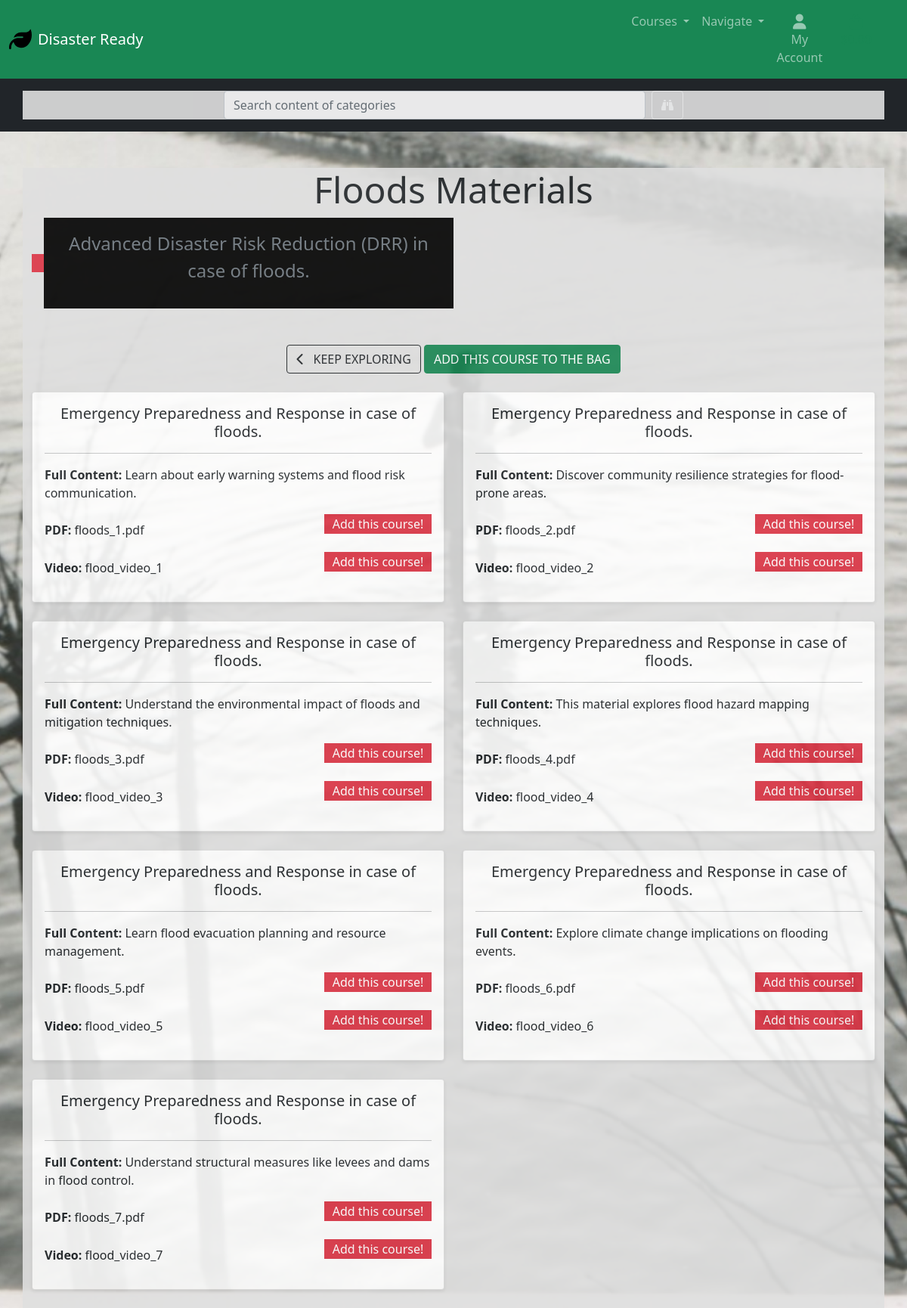
Page /categories/materials/1/ on the committed database.
### products/models.py (models this page shows, shortened)
class Category(models.Model):
    name = models.CharField(max_length=50)
    friendly_name = models.CharField(max_length=100)
    difficulty_level = models.CharField(max_length=50)
    credits = models.IntegerField()
    number_of_lectures = models.IntegerField()
    est_time = models.IntegerField()
    short_description = models.TextField(max_length=255)
    long_description = models.TextField(max_length=1000)
    test = models.BooleanField(default=False)
    logo = models.ImageField(upload_to='logos/', null=True, blank=True)
    price = models.IntegerField(null=True, blank=True)
    starting_date = models.CharField(max_length=100, null=True, blank=True)

class Material(models.Model):
    category = models.ForeignKey(Category, on_delete=models.CASCADE)
    short_description = models.TextField(max_length=255)
    full_content = models.TextField()
    pdf_file = models.FileField(upload_to='pdfs/', null=True, blank=True)
    video_url = models.URLField(max_length=200, null=True, blank=True)
    video_name = models.CharField(max_length=255, null=True, blank=True)
    pdf_name = models.CharField(max_length=255, null=True, blank=True)
    def get_pdf_name(self):
        return self.pdf_name or "No PDF"

### products/views.py (the view)
# urls.py: path('materials/<int:category_id>/', views.category_detail, name='materials'),
def category_detail(request, category_id):
    category = get_object_or_404(Category, pk=category_id)
    materials = Material.objects.filter(category=category)
    context = {
        'category': category,
        'materials': materials,
    }
    return render(request, 'products/material.html', context)

### products/templates/products/material.html (shortened to what this page needs)
{% extends "base.html" %}
{% load static %}
{% block content %}
<div class="container mt-5">
    <div class="text-center mb-4">
        <h1 class="display-5">{{ category.name }}s Materials</h1>
        <div class="text-center flex-row head-section">
            <div class="bg-danger material-logo-div">
            </div>
            <div id="materials-subtitle-field">
                <p class="lead text-muted text-white p-3 fs-4">{{ category.short_description }}</p>
            </div>
        </div>
        <form class="form" action="{% url 'add_to_bag' category.id %}" method="POST">
            <div class="row">
                <div class="col-12">
                    <a href="{% url 'categories' %}" class="btn btn-outline-dark mt-5">
                        <span class="me-2">
                            <i class="fas fa-chevron-left"></i>
                        </span>
                        <span class="text-uppercase">Keep Exploring</span>
                    </a>
                    <input type="submit" class="btn btn-success text-uppercase mt-5 add-course-button"
                        id="add-course-button" value="Add This Course to the Bag">
                </div>
            </div>
        </form>
    </div>
    <div class="row">
        {% for material in materials %}
        <div class="col-md-6 mb-4">
            <div class="card h-100 shadow-sm">
                <div class="card-body">
                    <h5 class="card-title text-center">{{ material.short_description }}</h5>
                    <hr>
                    <p class="card-text"><strong>Full Content:</strong> {{ material.full_content }}</p>
                    {% if material.pdf_name or material.pdf_file %}
                    <div class="d-flex justify-content-between align-items-center mb-2">
                        {% if material.pdf_name %}
                        <span><strong>PDF:</strong> {{ material.get_pdf_name }}</span>
                        {% endif %}
                        {% if category.id in purchased_courses %}
                        {% if material.pdf_file %}
                        <a href="{{ material.pdf_file.url }}" class="btn btn-secondary btn-sm material-buttons"
                            target="">Download
                            PDF</a>
                        {% endif %}
                        {% else %}
                        <p class="bg-danger text-white purchase-divs">Add this course!</p>
                        {% endif %}
                    </div>
                    {% endif %}
                    {% if material.video_name or material.video_url %}
                    <div class="d-flex justify-content-between align-items-center mb-2">
                        {% if material.video_name %}
                        <span><strong>Video:</strong> {{ material.video_name }}</span>
                        {% endif %}
                        {% if category.id in purchased_courses %}
                        {% if material.video_url %}
                        <a href="{{ material.video_url }}" class="btn btn-primary btn-sm material-buttons"
                            target="">Watch
                            Video</a>
                        {% endif %}
                        {% else %}
                        <p class="bg-danger text-white purchase-divs">Add this course!</p>
                        {% endif %}
                    </div>
                    {% endif %}
                </div>
            </div>
        </div>
        {% endfor %}
    </div>
</div>
{% endblock %}

### templates/base.html (shortened to what this page needs)
{% load static %}
<!doctype html>
<html lang="en">
<head>
  {% block corecss %}
  <link href="https://cdn.jsdelivr.net/npm/bootstrap@5.0.2/dist/css/bootstrap.min.css" rel="stylesheet"
>
  <link rel="stylesheet" href="{% static 'css/base.css' %}">
  <link href="https://cdn.jsdelivr.net/npm/bootstrap-icons/font/bootstrap-icons.css" rel="stylesheet">
  {% endblock %}
</head>
<body>
  {% block page_header %}
  <!DOCTYPE html>
  <html lang="en">
  <head>
    <link href="https://cdn.jsdelivr.net/npm/bootstrap@5.0.2/dist/css/bootstrap.min.css" rel="stylesheet">
  </head>
  <body>
    <nav class="navbar navbar-expand-lg navbar-dark bg-success">
      <div class="container-fluid d-flex">
        <a class="navbar-brand d-flex align-items-center" href="{% url 'home' %}">
          <img src="{% static 'images/leaf-solid.svg' %}" alt="Logo" width="30" height="30"
            class="d-inline-block align-top me-2">
          <span>Disaster Ready</span>
        </a>
        <div class="collapse navbar-collapse" id="navbarContent">
          <ul class="navbar-nav ms-auto">
            <li class="nav-item dropdown">
              <a class="nav-link dropdown-toggle" href="#" id="categoriesDropdown" role="button"
                data-bs-toggle="dropdown" aria-expanded="false">
                Courses
              </a>
            </li>
            <li class="nav-item dropdown">
              <a class="nav-link dropdown-toggle" href="#" id="navigationDropdown" role="button"
                data-bs-toggle="dropdown" aria-expanded="false">
                Navigate
              </a>
            </li>
            <div class="col-12 col-lg-4 my-auto py-1 py-lg-0">
              <ul class="list-inline list-unstyled text-center text-lg-end my-0 d-flex">
                <li class="list-inline-item dropdown">
                  <a class="text-black nav-link" href="#" id="user-options" data-bs-toggle="dropdown"
                    aria-expanded="false">
                    <div class="text-center">
                      <div><i class="fas fa-user fa-lg"></i></div>
                      <p class="my-0">My Account</p>
                    </div>
                  </a>
                </li>
                <li class="list-inline-item">
                  <a class="{% if total %}custom-black fw-bold{% else %}text-success{% endif %} nav-link"
                    href="{% url 'view_bag' %}">
                    <div class="text-center">
                      <div><i class="fas fa-shopping-bag fa-lg"></i></div>
                      <p class="my-0">
                      </p>
                    </div>
                  </a>
                </li>
              </ul>
            </div>
          </ul>
        </div>
      </div>
    </nav>
    <div class="bg-dark py-3">
      <div class="container text-center">
        <form method="GET" action="" class="d-flex justify-content-center align-items-center">
          <input class="form-control w-50 me-2" type="text" name='q' placeholder="Search content of categories"
            aria-label="Search">
          <button class="btn btn-outline-light" type="submit">
            <i class="fa-solid fa-binoculars"></i>
          </button>
        </form>
      </div>
    </div>
  </body>
  </html>
  {% endblock %}
  {% block content %}
  {% endblock %}
</body>
</html>

### static/css/base.css (style rules this page uses)
html { height: 100%; }
body { background: url('/media/cover_photo.jpg') no-repeat center center fixed; background-size: cover; height: calc(100vh - 164px); color: #555; font-family: 'Lato'; }
.purchase-divs { width: 142px; padding: 1px; text-align: center; }
.container { background-color: rgb(223, 223, 223); opacity: 0.9; }
.head-section { display: flex; flex-direction: row; justify-content: center; align-items: center; flex-grow: 1; width: 50%; }
#materials-subtitle-field { background-color: black; }
.material-logo-div { width: auto; height: auto; }

### rows in the picture
Category: name "Flood", short_description "Advanced Disaster Risk Reduction (DRR) in case of floods."
Material: short_description "Emergency Preparedness and Response in case of floods.", full_content "Learn about early warning systems and flood risk communication.", get_pdf_name "floods_1.pdf", video_name "flood_video_1"
Material: short_description "Emergency Preparedness and Response in case of floods.", full_content "Discover community resilience strategies for flood-prone areas.", get_pdf_name "floods_2.pdf", video_name "flood_video_2"
Material: short_description "Emergency Preparedness and Response in case of floods.", full_content "Understand the environmental impact of floods and mitigation techniques.", get_pdf_name "floods_3.pdf", video_name "flood_video_3"
Material: short_description "Emergency Preparedness and Response in case of floods.", full_content "This material explores flood hazard mapping techniques.", get_pdf_name "floods_4.pdf", video_name "flood_video_4"
Material: short_description "Emergency Preparedness and Response in case of floods.", full_content "Learn flood evacuation planning and resource management.", get_pdf_name "floods_5.pdf", video_name "flood_video_5"
Material: short_description "Emergency Preparedness and Response in case of floods.", full_content "Explore climate change implications on flooding events.", get_pdf_name "floods_6.pdf", video_name "flood_video_6"
Material: short_description "Emergency Preparedness and Response in case of floods.", full_content "Understand structural measures like levees and dams in flood control.", get_pdf_name "floods_7.pdf", video_name "flood_video_7"
